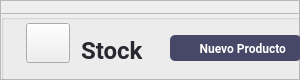
                  <widget class="QFrame" name="top_frame_stock_3">
                   <property name="minimumSize">
                    <size>
                     <width>0</width>
                     <height>80</height>
                    </size>
                   </property>
                   <property name="maximumSize">
                    <size>
                     <width>300</width>
                     <height>70</height>
                    </size>
                   </property>
                   <property name="frameShape">
                    <enum>QFrame::StyledPanel</enum>
                   </property>
                   <property name="frameShadow">
                    <enum>QFrame::Raised</enum>
                   </property>
                   <widget class="QFrame" name="frame_10">
                    <property name="geometry">
                     <rect>
                      <x>0</x>
                      <y>13</y>
                      <width>354</width>
                      <height>70</height>
                     </rect>
                    </property>
                    <property name="minimumSize">
                     <size>
                      <width>354</width>
                      <height>70</height>
                     </size>
                    </property>
                    <property name="maximumSize">
                     <size>
                      <width>16777215</width>
                      <height>50</height>
                     </size>
                    </property>
                    <property name="frameShape">
                     <enum>QFrame::StyledPanel</enum>
                    </property>
                    <property name="frameShadow">
                     <enum>QFrame::Raised</enum>
                    </property>
                    <layout class="QVBoxLayout" name="verticalLayout_23">
                     <property name="spacing">
                      <number>0</number>
                     </property>
                     <property name="leftMargin">
                      <number>0</number>
                     </property>
                     <property name="topMargin">
                      <number>0</number>
                     </property>
                     <property name="rightMargin">
                      <number>0</number>
                     </property>
                     <property name="bottomMargin">
                      <number>0</number>
                     </property>
                     <item>
                      <widget class="QGroupBox" name="groupBox_4">
                       <property name="title">
                        <string/>
                       </property>
                       <widget class="QLabel" name="label_8">
                        <property name="geometry">
                         <rect>
                          <x>80</x>
                          <y>10</y>
                          <width>120</width>
                          <height>52</height>
                         </rect>
                        </property>
                        <property name="minimumSize">
                         <size>
                          <width>66</width>
                          <height>0</height>
                         </size>
                        </property>
                        <property name="maximumSize">
                         <size>
                          <width>120</width>
                          <height>16777215</height>
                         </size>
                        </property>
                        <property name="font">
                         <font>
                          <family>Roboto</family>
                          <pointsize>18</pointsize>
                          <weight>75</weight>
                          <bold>true</bold>
                         </font>
                        </property>
                        <property name="styleSheet">
                         <string notr="true">color: #282830 ;
</string>
                        </property>
                        <property name="text">
                         <string>Stock</string>
                        </property>
                        <property name="alignment">
                         <set>Qt::AlignLeading|Qt::AlignLeft|Qt::AlignVCenter</set>
                        </property>
                       </widget>
                       <widget class="QPushButton" name="pushButton_13">
                        <property name="geometry">
                         <rect>
                          <x>20</x>
                          <y>9</y>
                          <width>49</width>
                          <height>40</height>
                         </rect>
                        </property>
                        <property name="maximumSize">
                         <size>
                          <width>60</width>
                          <height>60</height>
                         </size>
                        </property>
                        <property name="styleSheet">
                         <string notr="true">margin-left:5px</string>
                        </property>
                        <property name="text">
                         <string/>
                        </property>
                        <property name="icon">
                         <iconset resource="../../../Prueba/img/img_oficiales.qrc">
                          <normaloff>:/cct/warehouse.png</normaloff>:/cct/warehouse.png</iconset>
                        </property>
                        <property name="iconSize">
                         <size>
                          <width>40</width>
                          <height>40</height>
                         </size>
                        </property>
                       </widget>
                      </widget>
                     </item>
                    </layout>
                   </widget>
                   <widget class="QPushButton" name="product_new_btn">
                    <property name="geometry">
                     <rect>
                      <x>170</x>
                      <y>35</y>
                      <width>131</width>
                      <height>26</height>
                     </rect>
                    </property>
                    <property name="minimumSize">
                     <size>
                      <width>0</width>
                      <height>26</height>
                     </size>
                    </property>
                    <property name="font">
                     <font>
                      <family>Roboto</family>
                      <pointsize>9</pointsize>
                      <weight>75</weight>
                      <bold>true</bold>
                     </font>
                    </property>
                    <property name="cursor">
                     <cursorShape>PointingHandCursor</cursorShape>
                    </property>
                    <property name="styleSheet">
                     <string notr="true">QPushButton{
background-color: rgb(71, 71, 103);
color:#fff;
padding-right:15px;
border-radius: 5px;
text-align:right;
}

QPushButton:hover{
background-color: rgba(71, 71, 103,180);

}</string>
                    </property>
                    <property name="text">
                     <string>Nuevo Producto</string>
                    </property>
                    <property name="icon">
                     <iconset resource="../../../Prueba/img/img_oficiales.qrc">
                      <normaloff>:/cct/plus.png</normaloff>:/cct/plus.png</iconset>
                    </property>
                    <property name="iconSize">
                     <size>
                      <width>13</width>
                      <height>13</height>
                     </size>
                    </property>
                   </widget>
                  </widget>
